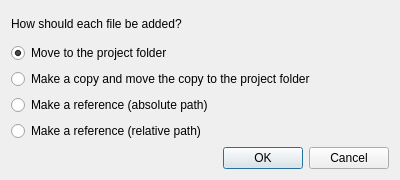
<?xml version="1.0" encoding="UTF-8"?>
<ui version="4.0">
 <class>AddToProjectDialog</class>
 <widget class="QDialog" name="AddToProjectDialog">
  <property name="geometry">
   <rect>
    <x>0</x>
    <y>0</y>
    <width>400</width>
    <height>180</height>
   </rect>
  </property>
  <property name="windowTitle">
   <string>Add to Project</string>
  </property>
  <layout class="QVBoxLayout" name="verticalLayout_2">
   <item>
    <widget class="QLabel" name="label">
     <property name="text">
      <string>How should each file be added?</string>
     </property>
    </widget>
   </item>
   <item>
    <widget class="QRadioButton" name="ui_moveButton">
     <property name="text">
      <string>Move to the project folder</string>
     </property>
     <property name="checked">
      <bool>true</bool>
     </property>
    </widget>
   </item>
   <item>
    <widget class="QRadioButton" name="ui_copyButton">
     <property name="text">
      <string>Make a copy and move the copy to the project folder</string>
     </property>
    </widget>
   </item>
   <item>
    <widget class="QRadioButton" name="ui_absRefButton">
     <property name="text">
      <string>Make a reference (absolute path)</string>
     </property>
    </widget>
   </item>
   <item>
    <widget class="QRadioButton" name="ui_relRefButton">
     <property name="text">
      <string>Make a reference (relative path)</string>
     </property>
    </widget>
   </item>
   <item>
    <widget class="QDialogButtonBox" name="buttonBox">
     <property name="orientation">
      <enum>Qt::Horizontal</enum>
     </property>
     <property name="standardButtons">
      <set>QDialogButtonBox::Cancel|QDialogButtonBox::Ok</set>
     </property>
    </widget>
   </item>
  </layout>
 </widget>
 <resources/>
 <connections>
  <connection>
   <sender>buttonBox</sender>
   <signal>accepted()</signal>
   <receiver>AddToProjectDialog</receiver>
   <slot>accept()</slot>
   <hints>
    <hint type="sourcelabel">
     <x>248</x>
     <y>254</y>
    </hint>
    <hint type="destinationlabel">
     <x>157</x>
     <y>274</y>
    </hint>
   </hints>
  </connection>
  <connection>
   <sender>buttonBox</sender>
   <signal>rejected()</signal>
   <receiver>AddToProjectDialog</receiver>
   <slot>reject()</slot>
   <hints>
    <hint type="sourcelabel">
     <x>316</x>
     <y>260</y>
    </hint>
    <hint type="destinationlabel">
     <x>286</x>
     <y>274</y>
    </hint>
   </hints>
  </connection>
 </connections>
</ui>
